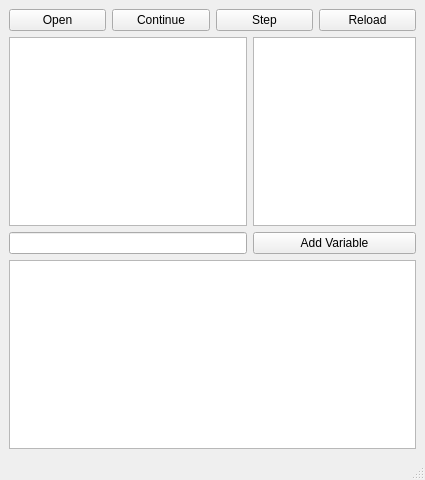
<?xml version="1.0" encoding="UTF-8"?>
<ui version="4.0">
 <class>MainWindow</class>
 <widget class="QMainWindow" name="MainWindow">
  <property name="geometry">
   <rect>
    <x>0</x>
    <y>0</y>
    <width>425</width>
    <height>480</height>
   </rect>
  </property>
  <property name="windowTitle">
   <string>MainWindow</string>
  </property>
  <widget class="QWidget" name="centralwidget">
   <layout class="QVBoxLayout" name="verticalLayout">
    <item>
     <layout class="QHBoxLayout" name="horizontalLayout_2">
      <item>
       <widget class="QPushButton" name="open">
        <property name="text">
         <string>Open</string>
        </property>
       </widget>
      </item>
      <item>
       <widget class="QPushButton" name="contin">
        <property name="text">
         <string>Continue</string>
        </property>
       </widget>
      </item>
      <item>
       <widget class="QPushButton" name="step">
        <property name="text">
         <string>Step</string>
        </property>
       </widget>
      </item>
      <item>
       <widget class="QPushButton" name="reload">
        <property name="text">
         <string>Reload</string>
        </property>
       </widget>
      </item>
     </layout>
    </item>
    <item>
     <layout class="QHBoxLayout" name="horizontalLayout">
      <item>
       <layout class="QVBoxLayout" name="verticalLayout_2">
        <item>
         <widget class="QPlainTextEdit" name="consol">
          <property name="enabled">
           <bool>true</bool>
          </property>
          <property name="acceptDrops">
           <bool>false</bool>
          </property>
          <property name="readOnly">
           <bool>true</bool>
          </property>
         </widget>
        </item>
        <item>
         <widget class="QLineEdit" name="command">
          <property name="dragEnabled">
           <bool>true</bool>
          </property>
         </widget>
        </item>
       </layout>
      </item>
      <item>
       <layout class="QVBoxLayout" name="verticalLayout_6">
        <item>
         <widget class="QTableView" name="vars">
          <property name="maximumSize">
           <size>
            <width>180</width>
            <height>16777215</height>
           </size>
          </property>
          <attribute name="horizontalHeaderVisible">
           <bool>false</bool>
          </attribute>
          <attribute name="horizontalHeaderDefaultSectionSize">
           <number>80</number>
          </attribute>
          <attribute name="verticalHeaderVisible">
           <bool>false</bool>
          </attribute>
         </widget>
        </item>
        <item>
         <widget class="QPushButton" name="addVar">
          <property name="text">
           <string>Add Variable</string>
          </property>
         </widget>
        </item>
       </layout>
      </item>
     </layout>
    </item>
    <item>
     <widget class="QTableView" name="ram">
      <attribute name="horizontalHeaderVisible">
       <bool>true</bool>
      </attribute>
      <attribute name="horizontalHeaderDefaultSectionSize">
       <number>80</number>
      </attribute>
     </widget>
    </item>
   </layout>
  </widget>
  <widget class="QStatusBar" name="statusbar"/>
 </widget>
 <resources/>
 <connections/>
</ui>
